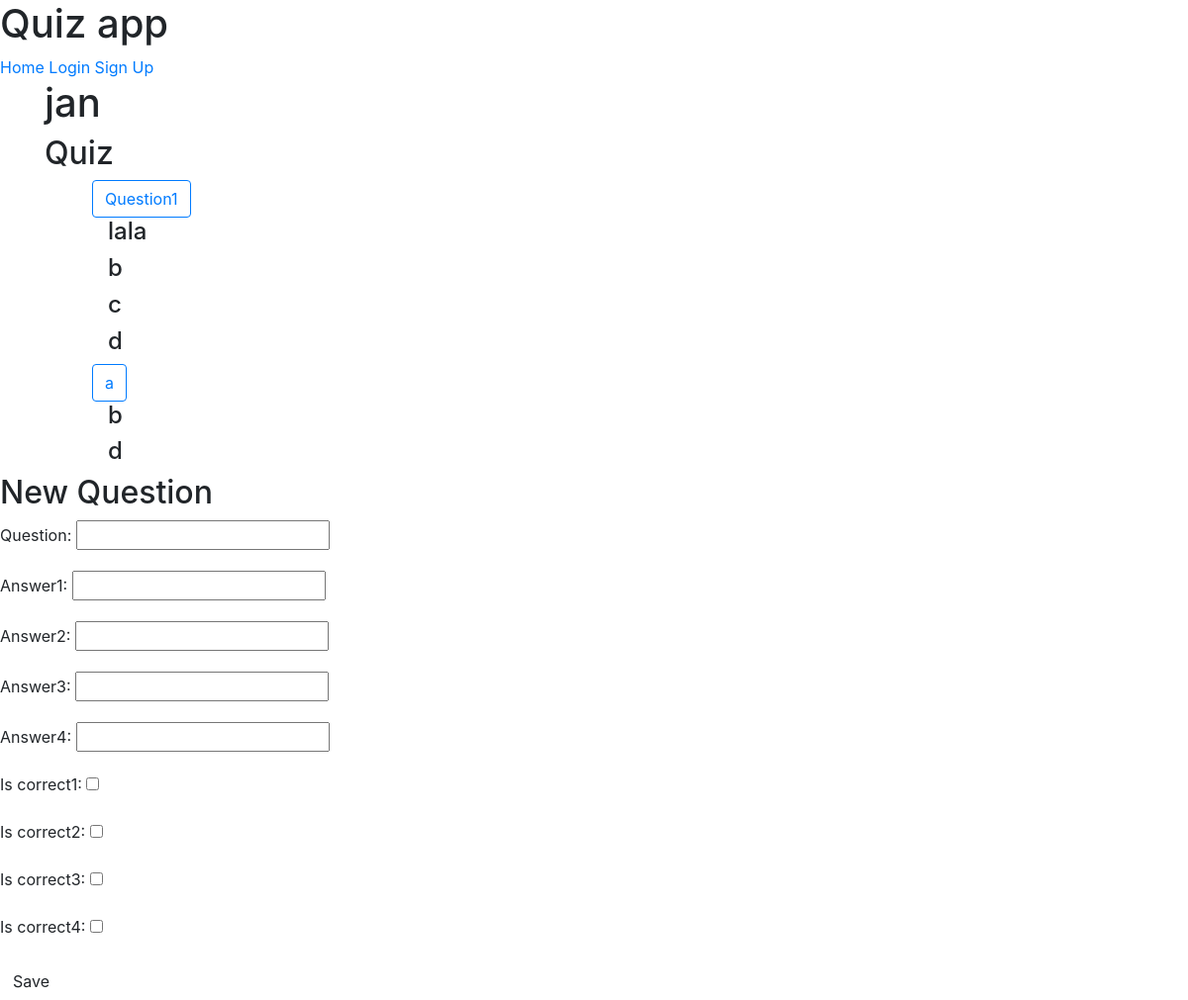
Page /addquestion/5 on the committed database.
### quiz/models.py (models this page shows, shortened)
class Quiz(models.Model):
    author = models.ForeignKey(User, null=True, on_delete=models.SET_NULL)
    title = models.CharField(max_length=100)
    is_active = models.BooleanField(default=False)
    is_editable = models.BooleanField(default=True)

class Question(models.Model):
    quiz = models.ForeignKey(Quiz, on_delete=models.CASCADE)
    question = models.TextField()

class Answer(models.Model):
    question = models.ForeignKey(Question, on_delete=models.CASCADE)
    answer = models.TextField()
    is_correct = models.BooleanField(default=False)

### quiz/views.py (the view)
# urls.py: path('addquestion/<int:quizid>', views.addQuestion, name='Quiz-AddQuestion'),
def addQuestion(request, quizid):
    quiz = Quiz.objects.get(pk=quizid)
    if request.method == "POST":
        form = QuestionForm(request.POST)
        if form.is_valid():
            q = quiz.question_set.create(
                question=form.cleaned_data['question'])
            a1 = q.answer_set.create(
                answer=form.cleaned_data['answer1'], is_correct=form.cleaned_data['is_correct1'])
            a2 = q.answer_set.create(
                answer=form.cleaned_data['answer2'], is_correct=form.cleaned_data['is_correct2'])
            q.save()
            a1.save()
            a2.save()
            if form.cleaned_data['answer3']:
                a3 = q.answer_set.create(
                    answer=form.cleaned_data['answer3'], is_correct=form.cleaned_data['is_correct3'])
                a3.save()
            if form.cleaned_data['answer4']:
                a4 = q.answer_set.create(
                    answer=form.cleaned_data['answer4'], is_correct=form.cleaned_data['is_correct4'])
                a4.save()
            form = QuestionForm()
        else:
            error_msg = form.errors.get('no_correct_answer', None)
            if error_msg is not None:
                messages.error(request, error_msg)
    else:
        form = QuestionForm()
    context = {
        'form': form,
        'quiz': Quiz.objects.get(pk=quizid),
        'questions': Quiz.objects.get(pk=quizid).question_set.all()
    }
    return render(request, 'quiz/addquestion.html', context)

### quiz/forms.py (shortened to what this page needs)
class QuestionForm(forms.Form):
    question = forms.CharField(required=True)
    answer1 = forms.CharField(required=True)
    answer2 = forms.CharField(required=True)
    answer3 = forms.CharField(required=False)
    answer4 = forms.CharField(required=False)
    is_correct1 = forms.BooleanField(required=False)
    is_correct2 = forms.BooleanField(required=False)
    is_correct3 = forms.BooleanField(required=False)
    is_correct4 = forms.BooleanField(required=False)

### quiz/templates/quiz/addquestion.html (shortened to what this page needs)
{% extends 'quiz/base.html' %}
{% block content %}
    <div class="container">
        <h1>{{ quiz.author }}</h1>
        <h2>{{ quiz.title }}</h2>
        <div class="ml-5">
            {% for question in questions %}
                <a href="/question/{{ question.id }}" class="btn btn-outline-primary">{{ question.question }}</a>
                <div class="ml-3">
                    {% for answer in question.answer_set.all %}
                        <h4>{{ answer.answer }}</h4>
                    {% endfor %}
                </div>
            {% endfor %}
        </div>
    </div>
    <h2>New Question</h2>
    <form method="POST" class="post-form">
        {{ form.as_p }}
        <button type="submit" class="save btn btn-default">Save</button>
    </form>
{% endblock %}

### rows in the picture
Quiz: author "jan", title "Quiz"
Question: question "Question1"
Answer: answer "lala"
Answer: answer "b"
Answer: answer "c"
Answer: answer "d"
Question: question "a"
Answer: answer "b"
Answer: answer "d"
